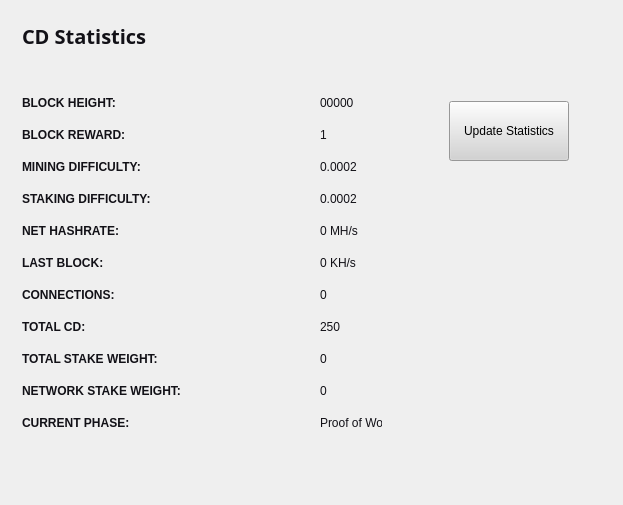
<?xml version="1.0" encoding="UTF-8"?>
<ui version="4.0">
 <class>StatisticsPage</class>
 <widget class="QWidget" name="StatisticsPage">
  <property name="windowModality">
   <enum>Qt::NonModal</enum>
  </property>
  <property name="geometry">
   <rect>
    <x>0</x>
    <y>0</y>
    <width>623</width>
    <height>505</height>
   </rect>
  </property>
  <property name="windowTitle">
   <string>Digging</string>
  </property>
  <property name="styleSheet">
   <string notr="true">color:#ffffff;
font-family:'Open Sans,sans-serif';</string>
  </property>
  <layout class="QGridLayout" name="gridLayout">
   <property name="sizeConstraint">
    <enum>QLayout::SetMaximumSize</enum>
   </property>
   <item row="0" column="1">
    <widget class="QFrame" name="frame">
     <property name="minimumSize">
      <size>
       <width>213</width>
       <height>0</height>
      </size>
     </property>
     <property name="frameShape">
      <enum>QFrame::NoFrame</enum>
     </property>
     <property name="frameShadow">
      <enum>QFrame::Raised</enum>
     </property>
     <widget class="QPushButton" name="startButton">
      <property name="geometry">
       <rect>
        <x>50</x>
        <y>90</y>
        <width>120</width>
        <height>60</height>
       </rect>
      </property>
      <property name="sizePolicy">
       <sizepolicy hsizetype="Fixed" vsizetype="Fixed">
        <horstretch>0</horstretch>
        <verstretch>0</verstretch>
       </sizepolicy>
      </property>
      <property name="minimumSize">
       <size>
        <width>120</width>
        <height>60</height>
       </size>
      </property>
      <property name="styleSheet">
       <string notr="true">background:lightgrey; color:black;</string>
      </property>
      <property name="text">
       <string>Update Statistics</string>
      </property>
     </widget>
    </widget>
   </item>
   <item row="0" column="0">
    <widget class="QFrame" name="gridFrame_2">
     <layout class="QGridLayout" name="gridLayout_4">
      <item row="3" column="0">
       <layout class="QFormLayout" name="formLayout_2">
        <property name="fieldGrowthPolicy">
         <enum>QFormLayout::FieldsStayAtSizeHint</enum>
        </property>
        <property name="horizontalSpacing">
         <number>139</number>
        </property>
        <property name="verticalSpacing">
         <number>18</number>
        </property>
        <property name="rightMargin">
         <number>0</number>
        </property>
        <item row="1" column="0">
         <widget class="QLabel" name="label_14">
          <property name="text">
           <string>&lt;html&gt;&lt;head/&gt;&lt;body&gt;&lt;p&gt;&lt;span style=&quot; font-weight:600; color:#121117;&quot;&gt;BLOCK HEIGHT:&lt;/span&gt;&lt;/p&gt;&lt;/body&gt;&lt;/html&gt;</string>
          </property>
         </widget>
        </item>
        <item row="1" column="1">
         <widget class="QLabel" name="heightBox">
          <property name="styleSheet">
           <string notr="true">color:#121117;</string>
          </property>
          <property name="text">
           <string>00000</string>
          </property>
         </widget>
        </item>
        <item row="2" column="0">
         <widget class="QLabel" name="label_12">
          <property name="text">
           <string>&lt;html&gt;&lt;head/&gt;&lt;body&gt;&lt;p&gt;&lt;span style=&quot; font-weight:600; color:#121117;&quot;&gt;BLOCK REWARD:&lt;/span&gt;&lt;/p&gt;&lt;/body&gt;&lt;/html&gt;</string>
          </property>
         </widget>
        </item>
        <item row="2" column="1">
         <widget class="QLabel" name="rewardBox">
          <property name="styleSheet">
           <string notr="true">color:#121117;</string>
          </property>
          <property name="text">
           <string>1</string>
          </property>
         </widget>
        </item>
        <item row="3" column="0">
         <widget class="QLabel" name="label_13">
          <property name="text">
           <string>&lt;html&gt;&lt;head/&gt;&lt;body&gt;&lt;p&gt;&lt;span style=&quot; font-weight:600; color:#121117;&quot;&gt;MINING DIFFICULTY:&lt;/span&gt;&lt;/p&gt;&lt;/body&gt;&lt;/html&gt;</string>
          </property>
         </widget>
        </item>
        <item row="3" column="1">
         <widget class="QLabel" name="diffBox">
          <property name="styleSheet">
           <string notr="true">color:#121117;</string>
          </property>
          <property name="text">
           <string>0.0002</string>
          </property>
         </widget>
        </item>
        <item row="4" column="0">
         <widget class="QLabel" name="label_9">
          <property name="text">
           <string>&lt;html&gt;&lt;head/&gt;&lt;body&gt;&lt;p&gt;&lt;span style=&quot; font-weight:600; color:#121117;&quot;&gt;STAKING DIFFICULTY:&lt;/span&gt;&lt;/p&gt;&lt;/body&gt;&lt;/html&gt;</string>
          </property>
         </widget>
        </item>
        <item row="4" column="1">
         <widget class="QLabel" name="diffBox2">
          <property name="styleSheet">
           <string notr="true">color:#121117;</string>
          </property>
          <property name="text">
           <string>0.0002</string>
          </property>
         </widget>
        </item>
        <item row="5" column="1">
         <widget class="QLabel" name="pawrateBox">
          <property name="styleSheet">
           <string notr="true">color:#121117;</string>
          </property>
          <property name="text">
           <string>0 MH/s</string>
          </property>
         </widget>
        </item>
        <item row="6" column="0">
         <widget class="QLabel" name="label3_2">
          <property name="sizePolicy">
           <sizepolicy hsizetype="Preferred" vsizetype="Maximum">
            <horstretch>0</horstretch>
            <verstretch>0</verstretch>
           </sizepolicy>
          </property>
          <property name="text">
           <string>&lt;html&gt;&lt;head/&gt;&lt;body&gt;&lt;p&gt;&lt;span style=&quot; font-weight:600; color:#121117;&quot;&gt;LAST BLOCK:&lt;/span&gt;&lt;/p&gt;&lt;/body&gt;&lt;/html&gt;</string>
          </property>
         </widget>
        </item>
        <item row="6" column="1">
         <widget class="QLabel" name="localBox">
          <property name="styleSheet">
           <string notr="true">color:#121117;</string>
          </property>
          <property name="text">
           <string>0 KH/s</string>
          </property>
         </widget>
        </item>
        <item row="7" column="0">
         <widget class="QLabel" name="label1_2">
          <property name="text">
           <string>&lt;html&gt;&lt;head/&gt;&lt;body&gt;&lt;p&gt;&lt;span style=&quot; font-weight:600; color:#121117;&quot;&gt;CONNECTIONS:&lt;/span&gt;&lt;/p&gt;&lt;/body&gt;&lt;/html&gt;</string>
          </property>
         </widget>
        </item>
        <item row="7" column="1">
         <widget class="QLabel" name="connectionBox">
          <property name="styleSheet">
           <string notr="true">color:#121117;</string>
          </property>
          <property name="text">
           <string>0</string>
          </property>
         </widget>
        </item>
        <item row="8" column="0">
         <widget class="QLabel" name="label_8">
          <property name="text">
           <string>&lt;html&gt;&lt;head/&gt;&lt;body&gt;&lt;p&gt;&lt;span style=&quot; font-weight:600; color:#121117;&quot;&gt;TOTAL CD:&lt;/span&gt;&lt;/p&gt;&lt;/body&gt;&lt;/html&gt;</string>
          </property>
         </widget>
        </item>
        <item row="8" column="1">
         <widget class="QLabel" name="volumeBox">
          <property name="styleSheet">
           <string notr="true">color:#121117;</string>
          </property>
          <property name="text">
           <string>250</string>
          </property>
         </widget>
        </item>
        <item row="9" column="0">
         <widget class="QLabel" name="label_10">
          <property name="text">
           <string>&lt;html&gt;&lt;head/&gt;&lt;body&gt;&lt;p&gt;&lt;span style=&quot; font-weight:600; color:#121117;&quot;&gt;TOTAL STAKE WEIGHT:&lt;/span&gt;&lt;/p&gt;&lt;/body&gt;&lt;/html&gt;</string>
          </property>
         </widget>
        </item>
        <item row="9" column="1">
         <widget class="QLabel" name="minBox">
          <property name="styleSheet">
           <string notr="true">color:#121117;</string>
          </property>
          <property name="text">
           <string>0</string>
          </property>
         </widget>
        </item>
        <item row="10" column="0">
         <widget class="QLabel" name="label_11">
          <property name="text">
           <string>&lt;html&gt;&lt;head/&gt;&lt;body&gt;&lt;p&gt;&lt;span style=&quot; font-weight:600; color:#121117;&quot;&gt;NETWORK STAKE WEIGHT:&lt;/span&gt;&lt;/p&gt;&lt;/body&gt;&lt;/html&gt;</string>
          </property>
         </widget>
        </item>
        <item row="10" column="1">
         <widget class="QLabel" name="maxBox">
          <property name="styleSheet">
           <string notr="true">color:#121117;</string>
          </property>
          <property name="text">
           <string>0</string>
          </property>
         </widget>
        </item>
        <item row="11" column="0">
         <widget class="QLabel" name="label_15">
          <property name="text">
           <string>&lt;html&gt;&lt;head/&gt;&lt;body&gt;&lt;p&gt;&lt;span style=&quot; font-weight:600; color:#121117;&quot;&gt;CURRENT PHASE:&lt;/span&gt;&lt;/p&gt;&lt;/body&gt;&lt;/html&gt;</string>
          </property>
         </widget>
        </item>
        <item row="11" column="1">
         <widget class="QLabel" name="cBox">
          <property name="styleSheet">
           <string notr="true">color:#121117;</string>
          </property>
          <property name="text">
           <string>Proof of Work</string>
          </property>
         </widget>
        </item>
        <item row="5" column="0">
         <widget class="QLabel" name="label_16">
          <property name="text">
           <string>&lt;html&gt;&lt;head/&gt;&lt;body&gt;&lt;p&gt;&lt;span style=&quot; font-weight:600; color:#121117;&quot;&gt;NET HASHRATE:&lt;/span&gt;&lt;/p&gt;&lt;/body&gt;&lt;/html&gt;</string>
          </property>
         </widget>
        </item>
       </layout>
      </item>
      <item row="1" column="0">
       <layout class="QHBoxLayout" name="horizontalLayout_4">
        <property name="spacing">
         <number>7</number>
        </property>
        <item>
         <widget class="QLabel" name="label_5">
          <property name="font">
           <font>
            <family>Open Sans,sans-serif</family>
           </font>
          </property>
          <property name="text">
           <string>&lt;html&gt;&lt;head/&gt;&lt;body&gt;&lt;p&gt;&lt;span style=&quot; font-size:20px; font-weight:600; color:#121117;&quot;&gt;CD Statistics&lt;/span&gt;&lt;/p&gt;&lt;/body&gt;&lt;/html&gt;</string>
          </property>
         </widget>
        </item>
        <item>
         <spacer name="horizontalSpacer_2">
          <property name="orientation">
           <enum>Qt::Horizontal</enum>
          </property>
          <property name="sizeHint" stdset="0">
           <size>
            <width>40</width>
            <height>20</height>
           </size>
          </property>
         </spacer>
        </item>
       </layout>
      </item>
      <item row="2" column="0">
       <spacer name="verticalSpacer_2">
        <property name="orientation">
         <enum>Qt::Vertical</enum>
        </property>
        <property name="sizeHint" stdset="0">
         <size>
          <width>20</width>
          <height>40</height>
         </size>
        </property>
       </spacer>
      </item>
     </layout>
    </widget>
   </item>
   <item row="1" column="0">
    <spacer name="verticalSpacer">
     <property name="orientation">
      <enum>Qt::Vertical</enum>
     </property>
     <property name="sizeHint" stdset="0">
      <size>
       <width>20</width>
       <height>40</height>
      </size>
     </property>
    </spacer>
   </item>
  </layout>
 </widget>
 <layoutdefault spacing="6" margin="11"/>
 <resources/>
 <connections/>
</ui>
